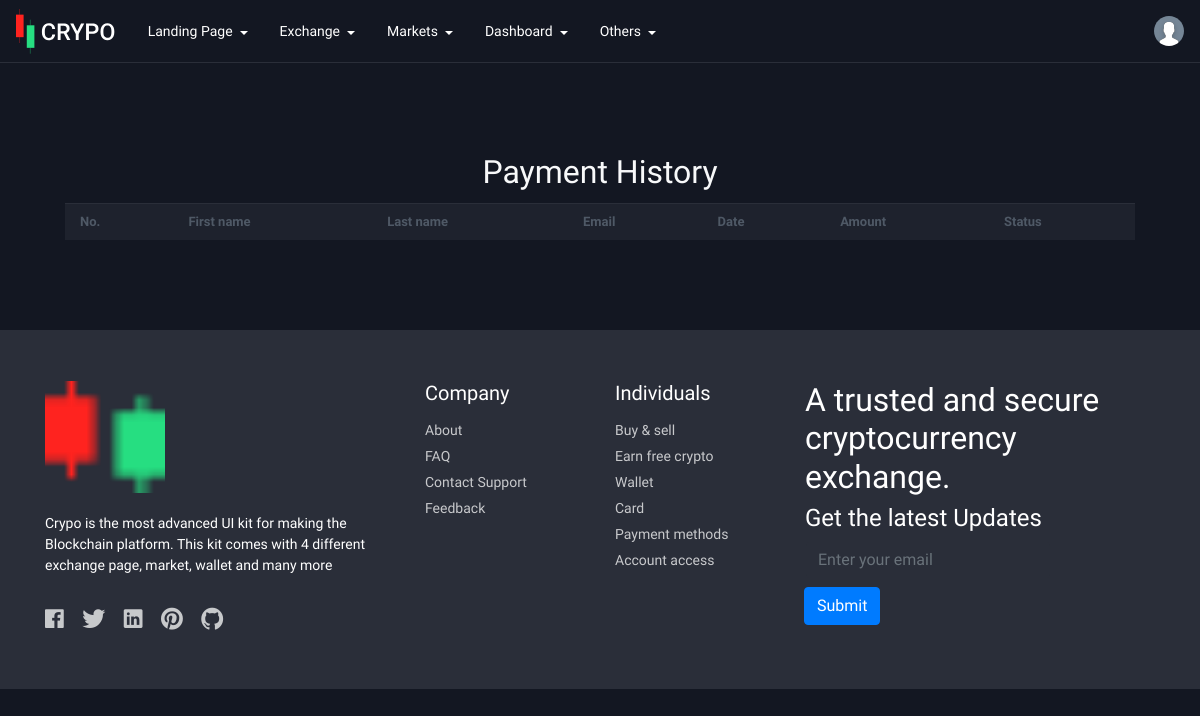
Before: /payment-history/ (signed in) with the older database file.
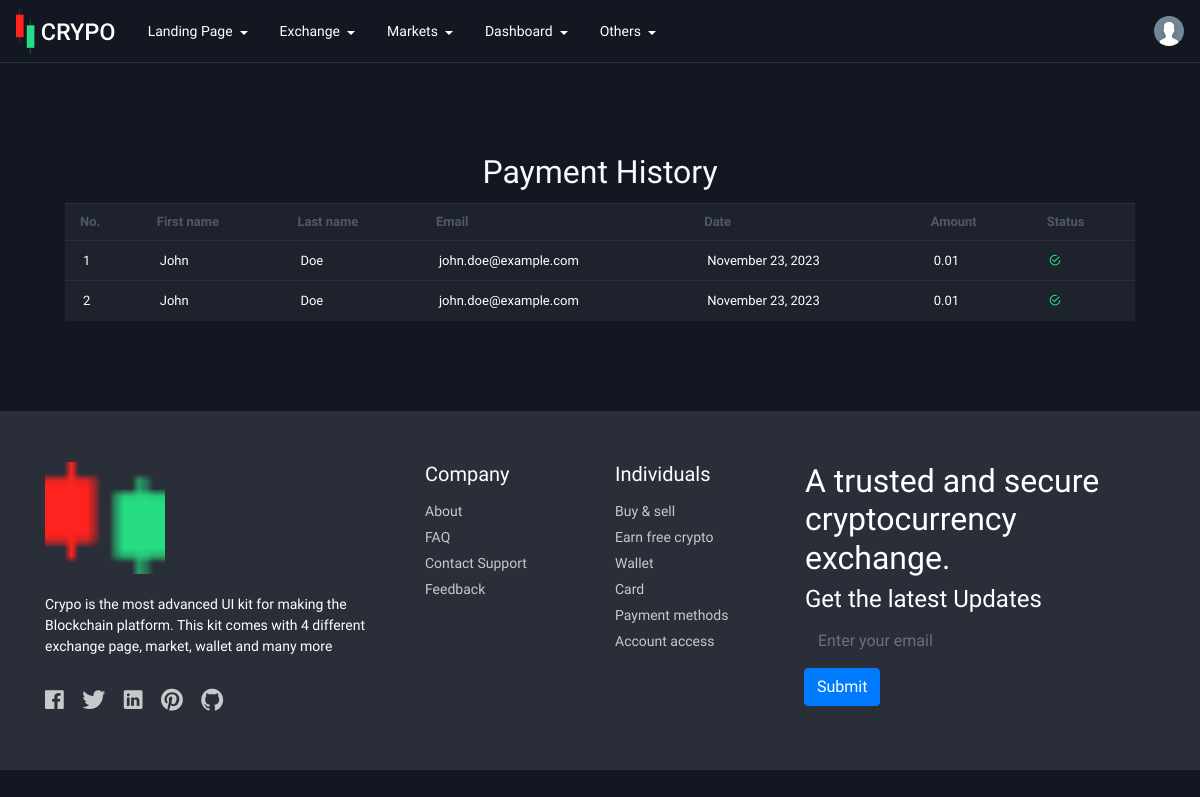
After: the same page with the newer database file.
### internetProject/models.py (models this page shows, shortened)
class Payment(models.Model):
    user = models.ForeignKey(User, on_delete=models.CASCADE, default=1)
    given_name = models.CharField(max_length=255)
    surname = models.CharField(max_length=255)
    status = models.CharField(max_length=255)
    create_time = models.DateTimeField()
    email_address = models.EmailField()
    payer_id = models.CharField(max_length=255)
    reference_id = models.CharField(max_length=255)
    value = models.DecimalField(max_digits=10, decimal_places=2)
    currency_code = models.CharField(max_length=3)

### internetProject/views.py (the view)
# urls.py: path('payment-history/', views.payment_history, name='payment-history'),
@login_required
def payment_history(request):
    payments = Payment.objects.filter(user=request.user) #get the login user payment history
    return render(request, "templates/payment-history.html",{'payments':payments})

### templates/payment-history.html (shortened to what this page needs)
{%  extends 'templates/base.html' %}
{% block content %}
    <div class="container dark">
          <div class="card-body">
            <h2 class="card-title text-light text-center">Payment History</h2>
            <div class="wallet-history">
              <table class="table">
                <thead>
                  <tr>
                    <th>No.</th>
                    <th>First name</th>
                    <th>Last name</th>
                    <th>Email</th>
                    <th>Date</th>
                    <th>Amount</th>
                    <th>Status</th>
                  </tr>
                </thead>
                <tbody>
                    {% for payment in payments %}
                      <tr>
                        <td>{{  payment.id }}</td>
                        <td>{{  payment.given_name }}</td>
                        <td>{{  payment.surname }}</td>
                        <td>{{  payment.email_address }}</td>
                        <td>{{  payment.create_time |date:"F d, Y"  }}</td>
                        <td>{{  payment.value }}</td>
                        <td><i class="{% if payment.status == 'COMPLETED' %} icon ion-md-checkmark-circle-outline green{% else %}icon ion-md-close-circle-outline red{% endif %}  "></i></td>
                      </tr>
                    {% endfor %}
                </tbody>
              </table>
            </div>
          </div>
    </div>
{% endblock%}

### templates/base.html (shortened to what this page needs)
{% load static %}
<!DOCTYPE html>
<html lang="en">
<head>
  <link rel="stylesheet" href="{% static 'assets/css/style.css' %}">
</head>
<body id="dark">
  <header class="dark-bb">
    <nav class="navbar navbar-expand-lg">
      <a class='navbar-brand' href='exchange-dark.html'><img src="{% static 'assets/img/logo-light.svg' %}" alt="logo"></a>
      <div class="collapse navbar-collapse" id="headerMenu">
        <ul class="navbar-nav mr-auto">
          <li class="nav-item dropdown">
            <a class="nav-link dropdown-toggle" href="#" role="button" data-toggle="dropdown" aria-haspopup="true"
              aria-expanded="false">
              Landing Page
            </a>
          </li>
          <li class="nav-item dropdown">
            <a class="nav-link dropdown-toggle" href="#" role="button" data-toggle="dropdown" aria-haspopup="true"
              aria-expanded="false">
              Exchange
            </a>
          </li>
          <li class="nav-item dropdown">
            <a class="nav-link dropdown-toggle" href="#" role="button" data-toggle="dropdown" aria-haspopup="true"
              aria-expanded="false">
              Markets
            </a>
          </li>
          <li class="nav-item dropdown">
            <a class="nav-link dropdown-toggle" href="#" role="button" data-toggle="dropdown" aria-haspopup="true"
              aria-expanded="false">
              Dashboard
            </a>
          </li>
          <li class="nav-item dropdown">
            <a class="nav-link dropdown-toggle" href="#" role="button" data-toggle="dropdown" aria-haspopup="true"
              aria-expanded="false">
              Others
            </a>
          </li>
        </ul>
        <ul class="navbar-nav ml-auto">
            {% if user.is_authenticated %}
            <ul class="navbar-nav ml-auto">
            <li class="nav-item dropdown header-img-icon">
            <a class="nav-link dropdown-toggle" href="#" role="button" data-toggle="dropdown" aria-haspopup="true"
              aria-expanded="false">
              <img src="assets/img/avatar.svg" alt="avatar">
            </a>
          </li>
                    </ul>
            {% else %}
            <a class='btn-1' href='/signin'>Sign In</a>
            <a class='btn-2' href='/signup'>Get Started</a>
            {% endif %}
        </ul>
      </div>
    </nav>
  </header>
    <div class="markets ptb70">
        <div class="container-fluid">
            <div class="row">
                  {% block content %}
                    {% endblock %}
            </div>
        </div>
    </div>
  <footer class="landing-footer-two">
    <div class="container">
      <div class="row">
        <div class="col-md-4">
         <img src="assets/img/favicon.png" alt="">
          <p>Crypo is the most advanced UI kit for making the Blockchain platform. This kit comes with 4 different
            exchange page, market, wallet and many more</p>
          <ul class="social-icon">
            <li><a href="#"><i class="icon ion-logo-facebook"></i></a></li>
            <li><a href="#"><i class="icon ion-logo-twitter"></i></a></li>
            <li><a href="#"><i class="icon ion-logo-linkedin"></i></a></li>
            <li><a href="#"><i class="icon ion-logo-pinterest"></i></a></li>
            <li><a href="#"><i class="icon ion-logo-github"></i></a></li>
          </ul>
        </div>
        <div class="col-md-2">
          <h3>Company</h3>
          <ul>
            <li><a href={% url 'internetProject:about_us' %}>About</a></li>
            <li><a href={% url 'internetProject:faq' %}>FAQ</a></li>
            <li><a href={% url 'internetProject:complaint_form' %}>Contact Support</a></li>
            <li><a href={% url 'internetProject:complaint_form' %}>Feedback</a></li>
          </ul>
        </div>
        <div class="col-md-2">
          <h3>Individuals</h3>
          <ul>
            <li><a href="#">Buy & sell</a></li>
            <li><a href="#">Earn free crypto</a></li>
            <li><a href="#">Wallet</a></li>
            <li><a href="#">Card</a></li>
            <li><a href="#">Payment methods</a></li>
            <li><a href="#">Account access</a></li>
          </ul>
        </div>
        <div class="col-md-4">
          <h2>A trusted and secure cryptocurrency exchange.</h2>
            <h4>Get the latest Updates </h4>
            <form method="post" action="{% url 'internetProject:send_email' %} ">   {% csrf_token %}
                <label>
                    <input type="email" class="form-control" name="email" placeholder="Enter your email">
                </label>
                <div class="input-group-append">
                    <button  class="btn btn-primary" id="button-addon2">Submit</button>
                </div>
            </form>
        </div>
      </div>
    </div>
  </footer>
</body>
</html>

### static/assets/css/style.css (style rules this page uses)
body { font-family: 'Overpass', sans-serif; font-size: 14px; line-height: 1.5; color: #18214D; background: #FFFFFF; font-weight: 400; }
a, a:hover { text-decoration: none; transition: 0.3s; }
ul, ol { margin: 0; padding: 0; list-style: none; }
img { max-width: 100%; height: auto; }
.ptb70 { padding: 70px 0; }
.dropdown-toggle::after { vertical-align: 1px; }
thead tr th { padding: 8px 15px !important; }
thead th { color: #758696; font-size: 13px; font-weight: 600; border: 0 !important; }
tbody tr { color: #4a4a4a; }
.input-group-text, .form-control { border-radius: 5px; }
.green { color: #26de81; }
.table td, .table th { border-top: 1px solid #f0f3fa; }
.dark-bb { border-bottom: 1px solid #2a2e39; }
header nav a { color: #18214d; }
header .navbar-brand { padding: 0; }
header .navbar-brand img { height: 45px; }
.navbar-expand-lg .navbar-nav .nav-link { padding-right: 1rem; padding-left: 1rem; }
.header-img-icon .nav-link.dropdown-toggle { padding-right: 0; }
.header-custom-icon a:after, .header-img-icon a:after { display: none; }
.header-img-icon .nav-link img { width: 30px; }
footer.landing-footer-two { background: #fafbfc; padding: 50px 0; border-top: 1px solid #e0e3eb; }
footer.landing-footer-two img { width: 120px; }
footer.landing-footer-two p { margin: 20px 0; }
footer.landing-footer-two .social-icon li { display: inline-block; }
footer.landing-footer-two .social-icon li a { color: #18214d; font-size: 25px; margin-right: 15px; }
footer.landing-footer-two .social-icon li:last-child a { margin-right: 0; }
footer.landing-footer-two h3 { font-size: 20px; margin-bottom: 15px; }
footer.landing-footer-two ul li a { color: #18214d; margin-top: 5px; display: block; }
.table { margin-bottom: 0; }
.table td { font-size: 13px; padding: 10px 18px; }
.wallet-history { overflow-x: auto; }
#dark, #dark header { background: #131722; }
#dark header nav a { color: #ffffff; }
#dark tr { background: #131722; }
#dark tbody tr { color: #ffffff; }
#dark thead th, #dark .market-pairs .nav-link { color: #4f5966; }
#dark .green { color: #26de81; }
#dark .markets { background: #131722; }
#dark .table td, #dark table th { border-top: 1px solid #2a2e39; }
#dark thead th, #dark .markets-pair-list .nav-link { color: #4f5966; }
#dark .form-control, #dark .settings-profile select { background-color: #2a2e39; border: 1px solid #2a2e39; color: #ffffff; }
#dark .wallet .nav-pills a, #dark .wallet-history { border-top: 1px solid #2a2e39; }
#dark .wallet-history tr { background: #1e222d; }
#dark footer.landing-footer-two { background: #2a2e39; color: #fff; border-color: #2a2e39; }
#dark footer.landing-footer-two ul li a { color: #ffffffbd; }

Changed rows visible on the page:
added Payment: id "1", given_name "John", surname "Doe", email_address "john.doe@example.com", create_time "November 23, 2023", value "0.01"
added Payment: id "2", given_name "John", surname "Doe", email_address "john.doe@example.com", create_time "November 23, 2023", value "0.01"
